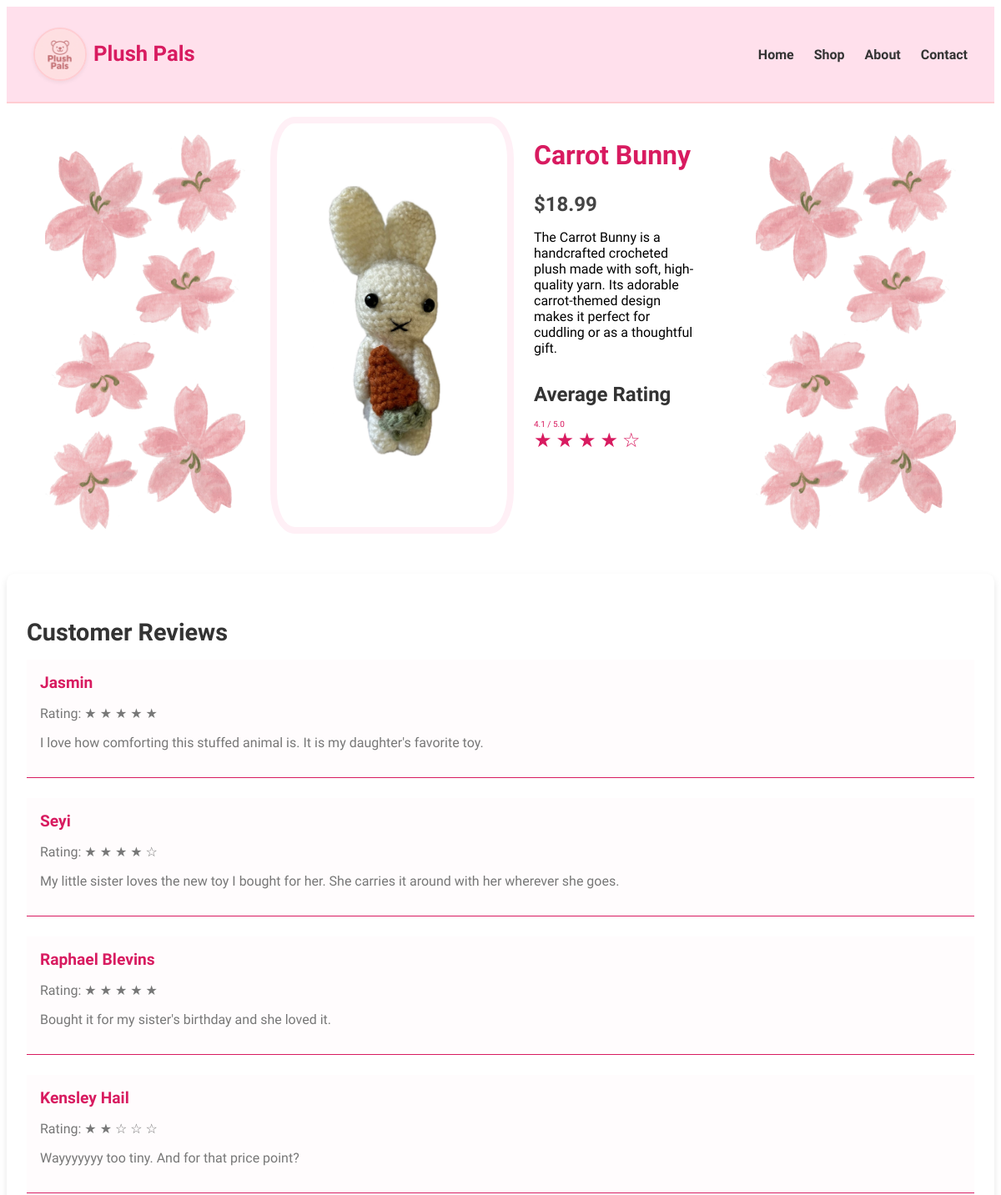
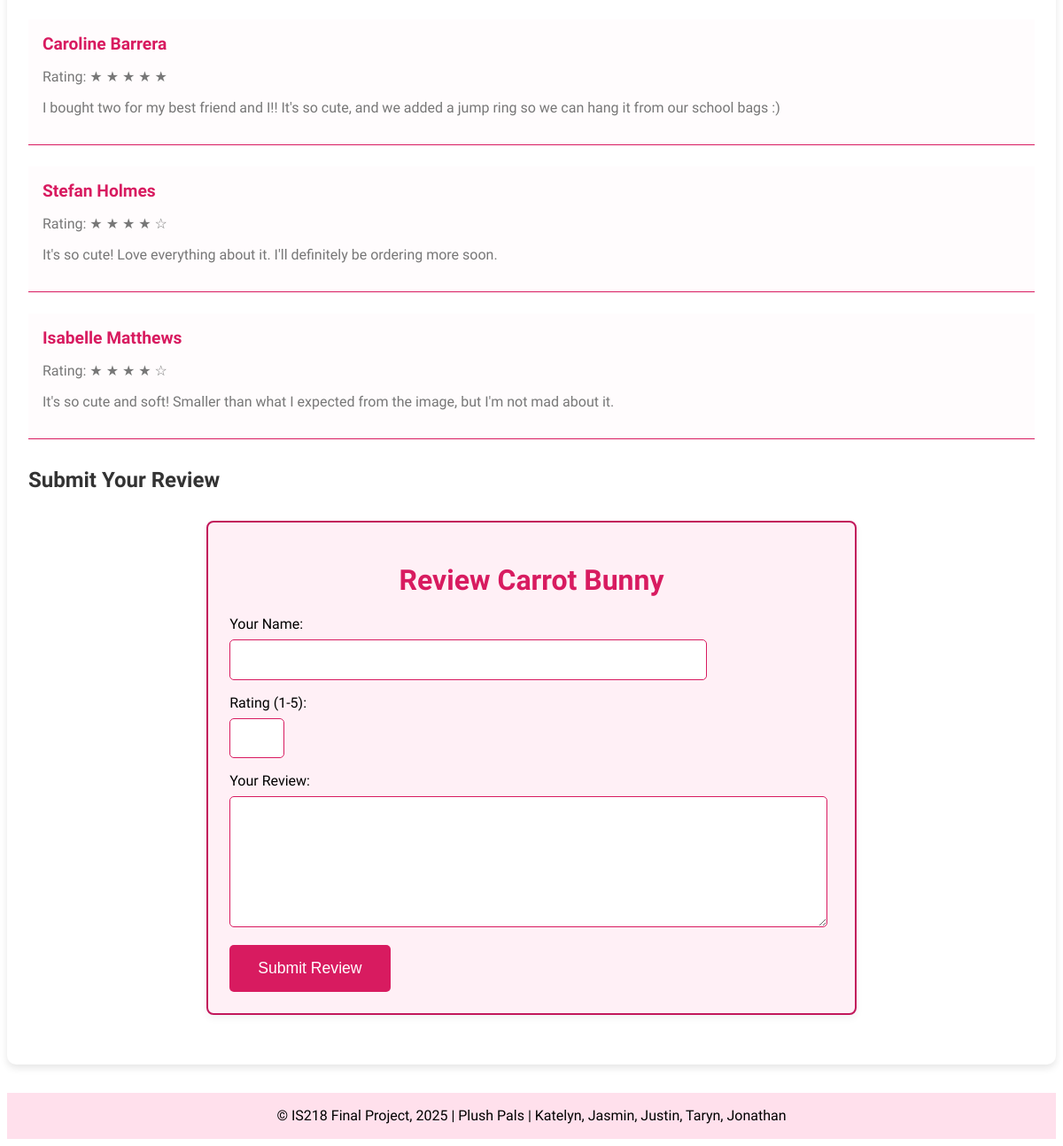
The page /product/carrot-bunny/ on the database its author committed (2 pictures, top to bottom).
### store/models.py (models this page shows, shortened)
class Product(models.Model):
    name = models.CharField(max_length=100)
    slug = models.SlugField(unique=True, blank=True, db_index=True)  # Slug field
    price = models.DecimalField(max_digits=6, decimal_places=2)
    summary = models.CharField(max_length=255, blank=True, default='')
    description = models.TextField()
    image = models.ImageField(upload_to="product_images/", blank=True)
    is_featured = models.BooleanField(default=False)

class Feedback(models.Model):
    product = models.ForeignKey(Product, on_delete=models.CASCADE, related_name='feedback_set')  # link to Product!
    user_name = models.CharField(max_length=100)
    rating = models.IntegerField(
        choices=[(i, i) for i in range(1, 6)],
        validators=[MinValueValidator(1), MaxValueValidator(5)]
    )
    message = models.TextField()
    submitted_at = models.DateTimeField(auto_now_add=True)

### store/views.py (the view, shortened to what this page needs)
# urls.py: path("product/<slug:slug>/", views.product_detail, name="product-detail"),
def product_detail(request, slug):
    product = get_object_or_404(Product, slug=slug)
    feedback_list = product.feedback_set.all()
    avg_rating = (
        sum(feedback.rating for feedback in feedback_list) / len(feedback_list)
        if feedback_list else 0
    )
    range_list = list(range(1, 6))
    return render(request, 'store/product_detail.html', {
        'product': product,
        'feedback_list': feedback_list,
        'avg_rating': avg_rating,
        'range_list': range_list,
    })

### store/templates/store/product_detail.html (shortened to what this page needs)
{% extends "base.html" %}
{% load static %}
{% block css_files %}
  <link rel="stylesheet" href="{% static 'store/product_detail.css' %}">
{% endblock %}
{% block content %}
<section id="product-detail">
  <img class = "side-part" src="{%static 'store/Images/sidebanner.png' %}"/>
  <div class="product-wrapper">
    <img class = "product-design" src="{{ product.image.url }}" alt="{{ product.name }}">
    <div class="product-info">
      <h2>{{ product.name }}</h2>
      <p class="price">${{ product.price }}</p>
      <p>{{ product.description }}</p>
    <h4 >Average Rating</h4>
    <p class="sc">{{avg_rating|floatformat:1}} / 5.0</p>
    <div class="stars">
      {% for i in range_list %}
        {% if i <= avg_rating %}
          <span class="star filled">&#9733;</span>
        {% else %}
          <span class="star">&#9734;</span>
       {% endif %}
      {% endfor %}
    </div>
   </div>
  </div>
  <img class = "side-part" src="{%static 'store/Images/sidebanner.png' %}"/>
</section>
<div id="reviews">
  <h3>Customer Reviews</h3>
  {% if product.feedback_set.all %}
    <ul>
      {% for review in product.feedback_set.all %}
        <li class = "review-card">
          <strong>{{ review.user_name }}</strong>
          <p>Rating:
          {% for i in range_list %}
            {% if i <= review.rating %}
              <span class="star filled">&#9733;</span>
            {% else %}
              <span class="star">&#9734;</span>
            {% endif %}
          {% endfor %}
        </p>
          <p>{{ review.message }}</p>
        </li>
      {% endfor %}
    </ul>
  {% else %}
    <p>No reviews yet. Be the first to review!</p>
  {% endif %}
  <h4>Submit Your Review</h4>
  <form method="post">
    <h1>Review {{ product.name }}</h1>
    <div>
      <label for="user_name">Your Name:</label>
      <input type="text" id="user_name" name="user_name" required>
    </div>
    <div>
      <label for="rating">Rating (1-5):</label>
      <input type="number" id="rating" name="rating" min="1" max="5" onchange="star()" required>
    </div>
    <div>
      <label for="comment">Your Review:</label>
      <textarea id="comment" name="comment" required></textarea>
    </div>
    <button type="submit">Submit Review</button>
  </form>
</div>
{% endblock %}

### static/app.css (style rules this page uses)
body { font-family: "Quicksand", sans-serif; }

### store/static/store/product_detail.css (style rules this page uses)
#product-detail { padding: 0rem 1rem; margin-top: 1rem; display: flex; justify-content: center; }
.product-wrapper { display: flex; gap: 1.5rem; max-width: 900px; flex-wrap: wrap; }
.product-wrapper img { width: 50%; border-radius: 10%; object-fit: contain; border: solid #fff0f6 0.5rem; }
.product-info { max-width: 35%; }
.product-info h2 { font-size: 2rem; color: #d81b60; }
.product-info .price { font-size: 1.5rem; font-weight: bold; color: #444; margin-bottom: 1rem; }
.side-part { object-fit: contain; }
#reviews { margin-top: 3rem; background-color: #fff; padding: 1.5rem; box-shadow: 0 4px 8px rgba(0, 0, 0, 0.1); border-radius: 10px; }
#reviews h3 { font-size: 1.8rem; color: #333; margin-bottom: 1rem; }
#reviews ul { list-style-type: none; padding: 0; }
#reviews ul li { margin-bottom: 1.5rem; padding-bottom: 1rem; border-bottom: 1px solid #d81b60; }
#reviews ul li strong { font-size: 1.2rem; color: #d81b60; }
#reviews ul li span { font-size: 1rem; color: #777; }
#reviews p { color: #777; }
.review-card { background-color: #fffcfd; padding: 1rem; }
.stars { display: flex; gap: 5px; margin-top: 0%; }
.star { font-size: 1.5rem; color: #d81b60; }
.star.filled { color: #d81b60; }
h4 { font-size: 1.5rem; color: #333; margin-top: 2rem; margin-bottom: 1rem; }
.sc { font-size: 10px; color:#d81b60; margin-bottom: 0%; }
form { width:60%; margin: 2rem auto; background-color: #fff0f6; padding: 1.5rem; border: solid #c2185b 2px; border-radius: 8px; box-shadow: 0 4px 8px rgba(0, 0, 0, 0.05); }
form h1 { color: #d81b60; text-align: center; }
form div { margin-bottom: 1rem; }
form label { font-size: 1rem; color: #000000; margin-bottom: 0.5rem; display: block; }
form input[type="text"] { width: 75%; padding: 0.8rem; font-size: 1rem; border: 1px solid #d81b60; border-radius: 5px; }
form input[type="number"] { width: 5%; padding: 0.8rem; font-size: 1rem; border: 1px solid #d81b60; border-radius: 5px; }
form textarea { resize: vertical; min-height: 120px; width: 95%; padding: 0.8rem; font-size: 1rem; border: 1px solid #d81b60; border-radius: 5px; }
form button { background-color: #d81b60; color: white; padding: 1rem 2rem; border: none; border-radius: 5px; cursor: pointer; font-size: 1.1rem; left:50%; transition: background-color 0.3s ease; }

### rows shown on the page
Product: image (picture), name "Carrot Bunny", price "18.99", description "The Carrot Bunny is a handcrafted crocheted plush made with soft, high-quality yarn. Its adorable carrot-themed design makes it perfect for cuddling or as a thoughtful gift."
Feedback: user_name "Jasmin", rating 5 (drawn), message "I love how comforting this stuffed animal is. It is my daughter's favorite toy."
Feedback: user_name "Seyi", rating 4 (drawn), message "My little sister loves the new toy I bought for her. She carries it around with her wherever she goes."
Feedback: user_name "Raphael Blevins", rating 5 (drawn), message "Bought it for my sister's birthday and she loved it."
Feedback: user_name "Kensley Hail", rating 2 (drawn), message "Wayyyyyyy too tiny. And for that price point?"
Feedback: user_name "Caroline Barrera", rating 5 (drawn), message "I bought two for my best friend and I!! It's so cute, and we added a jump ring so we can hang it from our school bags :)"
Feedback: user_name "Stefan Holmes", rating 4 (drawn), message "It's so cute! Love everything about it. I'll definitely be ordering more soon."
Feedback: user_name "Isabelle Matthews", rating 4 (drawn), message "It's so cute and soft! Smaller than what I expected from the image, but I'm not mad about it."

### other values the page prints
{{ avg_rating|floatformat:1 }} "4.1"
